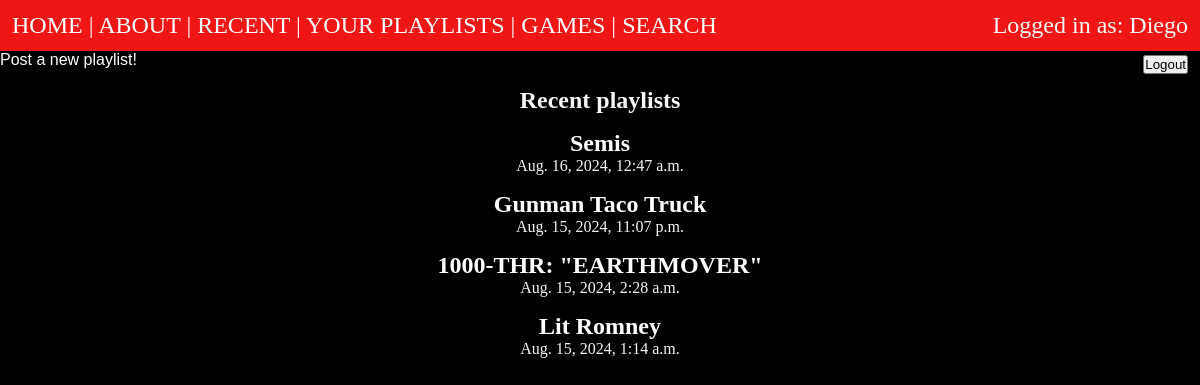
The page /posts/ (signed in) on the database its author committed.
### posts/models.py (models this page shows, shortened)
class Playlist(models.Model):
    title = models.CharField(max_length=50)
    caption = models.TextField()
    description = models.TextField(default="Why is this playlist awesome for this game?")
    bannerUrl = models.TextField(default = "if youre seeing this there is an error, start at posts/models.py")
    playlistId = models.CharField(max_length=200, default = "")
    slug = models.SlugField()
    date = models.DateTimeField(auto_now_add=True)
    author = models.ForeignKey(User, on_delete=models.CASCADE, default = None)
    songs = models.JSONField(default=dict)

### posts/views.py (the view)
# urls.py: path('', views.posts_list, name="list"),
def posts_list(request):
    return render(request, 'posts/posts_list.html', {'posts':Playlist.objects.all().order_by("-date"),
                                                     'heading':"Recent playlists"})

### posts/templates/posts/posts_list.html (shortened to what this page needs)
{% extends "post_layout.html" %}
{% load static %}
{% block content%}
<section>
    <h1> {{heading}} </h1>
    {% for post in posts%}
        <article class="post">
            <h2>
                <a href ={% url 'posts:page' slug=post.slug %} >{{post.title}} </a>
            </h2>
            <p> {{post.date}}</p>
        </article>
    {%endfor%}
</section>
{% endblock %}

### templates/layout.html (shortened to what this page needs)
<!DOCTYPE html>
{% load static %}
<html lang="en">
<head>
    <link rel="stylesheet" href="{% static 'css/layout.css' %}">
    {% block cssLinks %}
    {% endblock %}
</head>
<body>
    <nav>
        <a  href = "/"> HOME </a> |
        <a href = "/about"> ABOUT </a> |
        <a href = "{% url 'posts:list'%}"> RECENT </a> |
        <a href = "{% url 'posts:user-playlists'%}"> YOUR PLAYLISTS </a> |
        <a href = "{% url 'games:games-list'%}"> GAMES </a> |
        <a href = "{% url 'posts:list'%}"> SEARCH </a>
        {% if not user.is_authenticated %}
            <a class= "account-links" href = "{% url 'users:register'%}"> REGISTER </a>
            <p class= "account-links">|</p>
            <a class= "account-links" href = "{% url 'users:login'%}"> LOGIN </a>
        {% else %}
            <p class="account-links"> Logged in as: {{user}} </p>
            <br>
            <form class = "layout-buttons" method = "post" action = "/users/logout/">
                <input type = "submit" value = "Logout" title = "logout">
            </form>
        {% endif %}
    </nav>
    {% block appLayout%}
    {% endblock %}
    <main>
        {% block content %}{% endblock %}
    </main>
</body>
</html>

### static/css/layout.css (style rules this page uses)
* { margin:0; padding:0; box-sizing: border-box; }
.account-links { text-align: right; float:right; color:whitesmoke; font-size: 1.5rem; display: block; margin: auto; }
.layout-buttons { float: right; text-align: center; font-family: 'Franklin Gothic Medium', 'Arial Narrow', Arial, sans-serif; padding-top: .5rem; }
nav { background-color: #f01616; text-align: left; font-size: 1.5rem; padding: .75rem; font-family: fantasy; }
body { background-color: rgb(0, 0, 0); text-align: center; nav-down: auto; flex-flow:column; color: whitesmoke; }
p { font-size: medium; }
a { text-decoration: none; color: rgb(255, 255, 255); }
main { background-position: 2cm; }
h1,p { text-align: center; }

### static/css/posts.css (style rules this page uses)
.post { padding-top: 1rem; }

### rows shown on the page
Playlist: title "Semis", date "Aug. 16, 2024, 12:47 a.m."
Playlist: title "Gunman Taco Truck", date "Aug. 15, 2024, 11:07 p.m."
Playlist: title "1000-THR: \"EARTHMOVER\"", date "Aug. 15, 2024, 2:28 a.m."
Playlist: title "Lit Romney", date "Aug. 15, 2024, 1:14 a.m."

### other values the page prints
{{ user }} "Diego"
{{ heading }} "Recent playlists"
